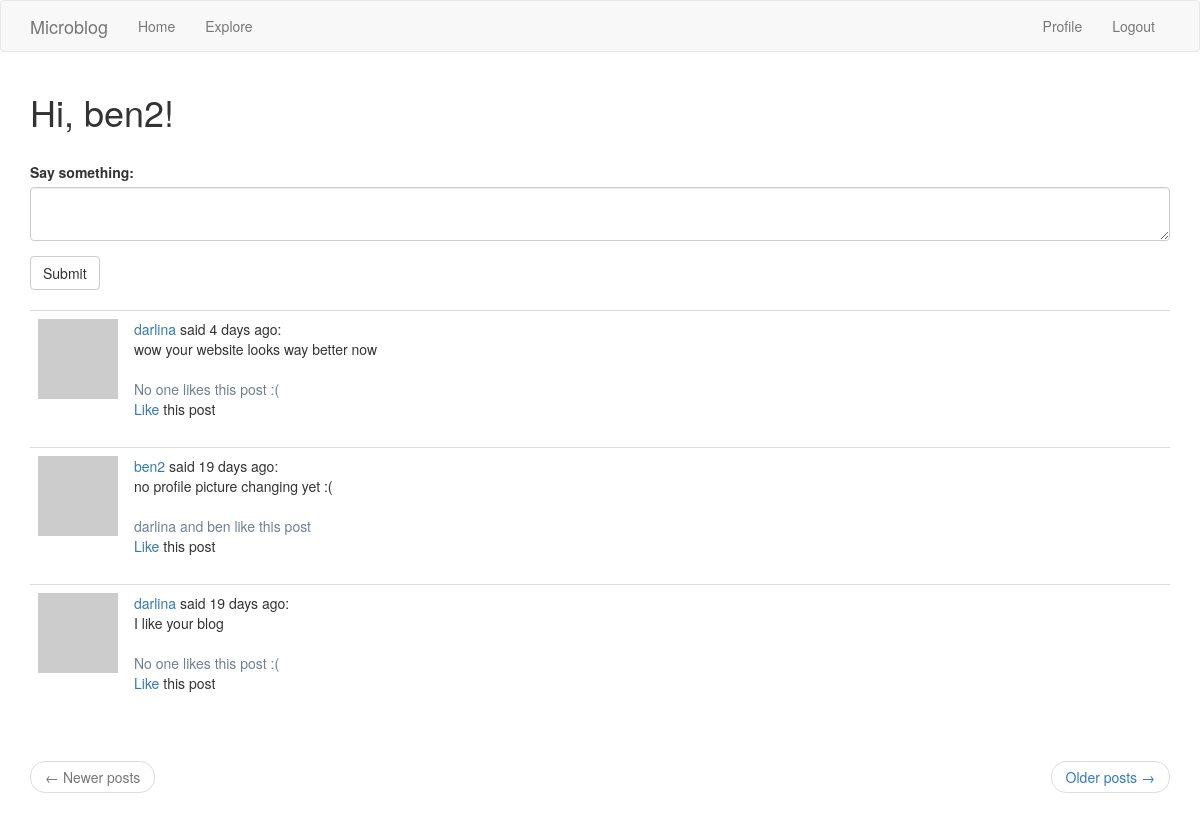
The page /index (signed in) on the database its author committed.
### app/models.py (models this page shows, shortened)
class User(UserMixin, db.Model):
    id = db.Column(db.Integer, primary_key=True)
    username = db.Column(db.String(64), index=True, unique=True)
    email = db.Column(db.String(120), index=True, unique=True)
    password_hash = db.Column(db.String(128))
    posts = db.relationship('Post', backref='author', lazy='dynamic')
    about_me = db.Column(db.String(140))
    last_seen = db.Column(db.DateTime, default=datetime.utcnow)
    followed = db.relationship(
        'User', secondary=followers,
        primaryjoin=(followers.c.follower_id == id),
        secondaryjoin=(followers.c.followed_id == id),
        backref=db.backref('followers', lazy='dynamic'), lazy='dynamic')
    liked_posts = db.relationship(
        'Post', secondary=likers,
        primaryjoin=(likers.c.liker_id == id),
        backref='post_likers', lazy='dynamic')
    def is_liking(self, post):
        return self.liked_posts.filter(likers.c.post_id == post.id).count() > 0
    def followed_posts(self):
        followed = Post.query.join(
            followers, (followers.c.followed_id == Post.user_id)).filter(
                followers.c.follower_id == self.id)
        own = Post.query.filter_by(user_id=self.id)
        return followed.union(own).order_by(Post.timestamp.desc())
    def avatar(self, size):
        digest = md5(self.email.lower().encode('utf-8')).hexdigest()
        return 'https://www.gravatar.com/avatar/{}?d=identicon&s={}'.format(digest, size)

class Post(db.Model):
    id = db.Column(db.Integer, primary_key=True)
    body = db.Column(db.String(140))
    timestamp = db.Column(db.DateTime, index=True, default=datetime.utcnow)
    user_id = db.Column(db.Integer, db.ForeignKey('user.id'))

### app/routes.py (the view)
@app.route('/', methods=['GET', 'POST'])
@app.route('/index', methods=['GET', 'POST'])
@login_required
def index():
    form = PostForm()
    if form.validate_on_submit():
        post = Post(body=form.post.data, author=current_user)
        db.session.add(post)
        db.session.commit()
        flash('Your post is now up!')
        return redirect(url_for('index'))
    page = request.args.get('page', 1, type=int)
    posts = current_user.followed_posts().paginate(
        page, app.config['POSTS_PER_PAGE'], False
    )
    next_url = url_for('index', page=posts.next_num) \
        if posts.has_next else None
    prev_url = url_for('index', page=posts.prev_num) \
        if posts.has_prev else None
    return render_template('index.html', title='Home', form=form, posts=posts.items, next_url=next_url, prev_url=prev_url)

### app/forms.py
class PostForm(FlaskForm):
    post = TextAreaField('Say something:', validators=[
        DataRequired(), Length(min=1, max=140)])
    submit = SubmitField('Submit')

### app/models.py (called while the page is built)
@login.user_loader
def load_user(id):
    return User.query.get(int(id))

### app/routes.py (called while the page is built)
@app.before_request
def before_request():
    if current_user.is_authenticated:
        current_user.last_seen = datetime.utcnow()
        db.session.commit()

### app/templates/index.html
{% extends "base.html" %}
{% import 'bootstrap/wtf.html' as wtf %}
{% block app_content %}
    <h1>Hi, {{ current_user.username }}!</h1>
    <br>
    {% if form %}
        {{ wtf.quick_form(form) }}
        <br>
    {% endif %}
    {% for post in posts %}
        {% include '_post.html' %}
    {% endfor %}
    <br>
    <nav aria-label="...">
        <ul class="pager">
            <li class="previous{% if not prev_url %} disabled{% endif %}">
                <a href="{{ prev_url or '#' }}">
                    <span aria-hidden="true">&larr;</span> Newer posts
                </a>
            </li>
            <li class="next{% if not next_url %} disabled{% endif %}">
                <a href="{{ next_url or '#' }}">
                    Older posts <span aria-hidden="true">&rarr;</span>
                </a>
            </li>
        </ul>
    </nav>
{% endblock %}

### app/templates/_post.html
<table class="table table-hover">
    <tr>
        <td width="58px">
            <a href="{{ url_for('user', username=post.author.username) }}">
                <img src="{{ post.author.avatar(58) }}" />
            </a>
        </td>
        <td>
            <a href="{{ url_for('user', username=post.author.username) }}">
                {{ post.author.username }}
            </a>
            said {{ moment(post.timestamp).fromNow() }}:
            <br>
            {{ post.body }}
            <br><br>
            <span style="color:slategray">
                {% if post.post_likers|length == 0 %}
                    No one
                {% endif %}
                {% for liker in post.post_likers %}
                    {% if post.post_likers|length == 1 %}
                        {{ liker.username }}
                    {% elif post.post_likers.index(liker) == (post.post_likers|length - 1) %}
                        and {{ liker.username }}
                    {% elif post.post_likers|length == 2 %}
                        {{ liker.username }}
                    {% else %}
                        {{ liker.username }},
                    {% endif %}
                {% endfor %}
                {% if post.post_likers|length == 1 %}
                    likes this post
                {% elif post.post_likers|length == 0 %}
                    likes this post :(
                {% else %}
                    like this post
                {% endif %}
            </span>
            <br>
            {% if current_user.is_liking(post) %}
                <a href="{{ url_for('unlike', post_id=post.id) }}">Unlike</a>
            {% else %}
                <a href="{{ url_for('like', post_id=post.id) }}">Like</a>
            {% endif %}
            this post
        </td>
    </tr>
</table>

### rows shown on the page
User: username "ben2"
Post: author.username "darlina", timestamp "4 days ago", body "wow your website looks way better now", shows "No one", shows "likes this post :("
Post: author.username "ben2", timestamp "19 days ago", body "no profile picture changing yet :(", shows "like this post"
User: username "darlina"
User: username "ben"
Post: author.username "darlina", timestamp "19 days ago", body "I like your blog", shows "No one", shows "likes this post :("
